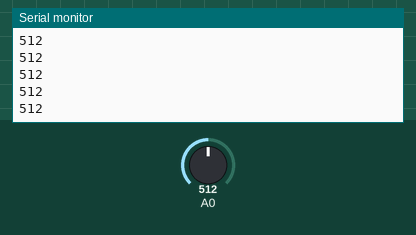
A sketch run on a simulated Arduino Uno, built with avr-gcc and run on an emulated ATmega328P. Parts: the last lines printed to the serial monitor. The test bench sets the inputs (shaded band); at power-on: A0 = 512.

Above: at 1.2 s.
1.3 s: A0 set to 716
At 1.45 s:
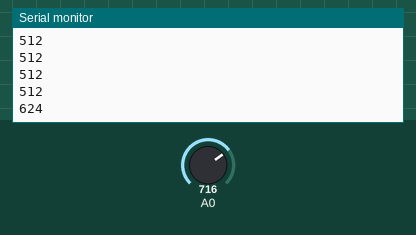
2.8 s: A0 set to 900
At 2.88 s:
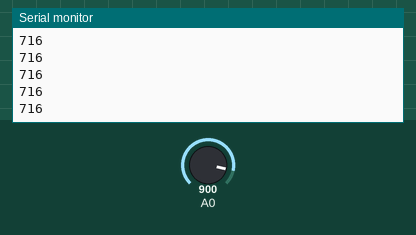
Timing chart, 0 to 5.8 s (numbered marks = the images above; inputs shaded):
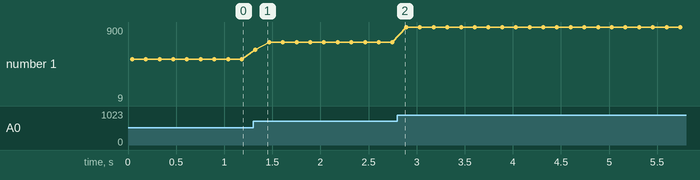

Measured:
- after the input at 1.3 s, the serial monitor: prints a new line at once (image 1)
- plotted number 1: 512 → 716 after the input at 1.3 s, 716 → 9 after the input at 2.8 s

The sketch:

02_averaged_read.ino
```cpp
// Prototyping 1 - improved sketch. The raw readings were jumpy, so this
// takes 20 readings in quick succession and averages them, which cancels
// out the random fluctuation.

void setup() {
  Serial.begin(9600);
}

void loop() {
  long total = 0;
  int numReadings = 20;

  for (int i = 0; i < numReadings; i++) {
    total += analogRead(A0);
    delay(2);
  }

  int average = total / numReadings;
  Serial.println(average);
  delay(100);
}
```
